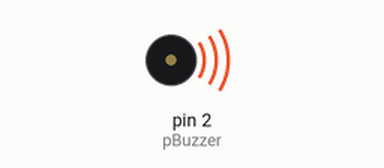
Recording of a sketch running on a simulated Arduino Uno, built with avr-gcc and run on an emulated ATmega328P. Parts: buzzer (waves = sounding). Random numbers use the default seed unless the sketch sets one.

Above: at 0.23 s.
At 14.46 s:
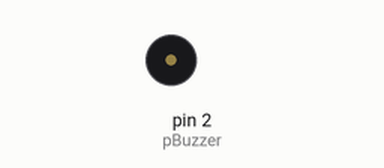
Timing chart, 0 to 40.0 s (numbered marks = the images above):
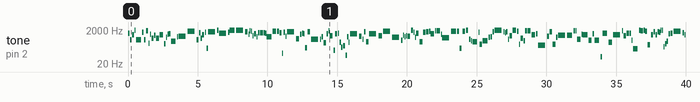

The sketch:

Passive_Buzzer_robot_voice.ino
```cpp
// Declaración de variables
int pBuzzer = 2;
int entero = 1000/2;
int medio = 1000/4;
int tercio = 1000/6;
int cuarto = 1000/8;
int octavo = 1000/16;
double pausa = 1.30;

// Notas
int Do = 262;
int Re = 294;
int Mi = 330;
int Fa = 349;
int Sol = 392;
int La = 440;
int Si = 493;
int Do1 = 523;
int Re1 = 587;
int Mi1 = 659;
int Fa1 = 699;
int Sol1 = 784;
void setup() {
  pinMode(pBuzzer, OUTPUT);

}

void loop() {
  int Sa = random(50,2000);
  int Da = 1000/random(2,16);
  int Sb = random (50,2000);
  int Db = 1000/random(2,16);
  int Sc = random (50, 2000);
  int Dc = 1000/random(2,16);
  tone(pBuzzer, Sa,Da);
  delay(Da*pausa);
  tone(pBuzzer, Sb,Db);
  delay(Db*pausa);
  tone(pBuzzer, Sc,Dc);
  delay(Dc*pausa);
}
```

Measured:
- by itself, tone on pin 2 (pBuzzer): plays 1257 Hz for 0.11 s, 523 Hz for 0.13 s, 1080 Hz for 0.13 s, 1994 Hz for 0.10 s, 523 Hz for 0.33 s, 1490 Hz for 0.09 s … (176 notes in this stretch)
